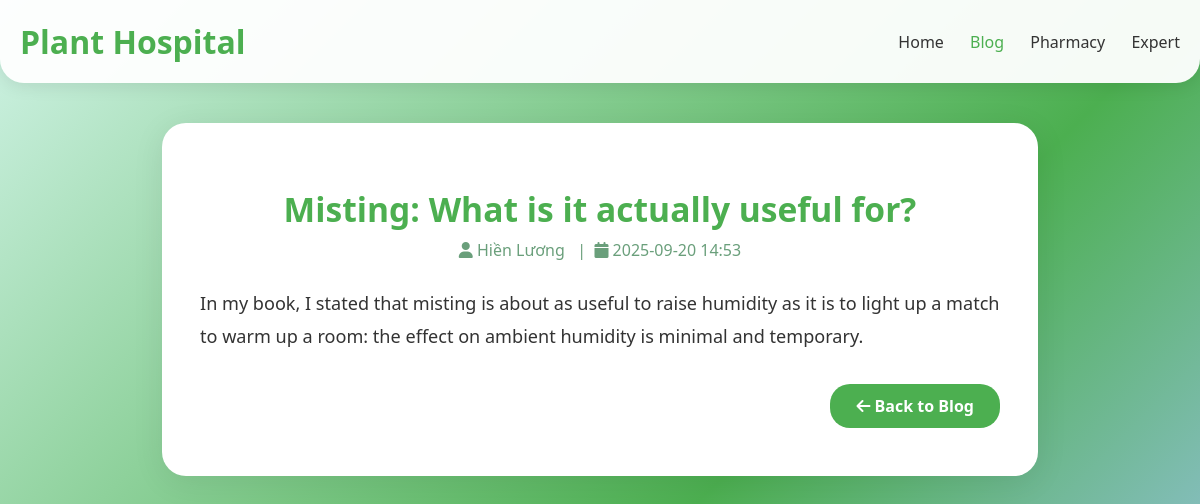
The app's page /blog/4 with its own data.
### tables this page shows
CREATE TABLE post (
  id INTEGER PRIMARY KEY AUTOINCREMENT,
  author_id INTEGER NOT NULL,
  created TIMESTAMP NOT NULL DEFAULT CURRENT_TIMESTAMP,
  title TEXT NOT NULL,
  body TEXT NOT NULL,
  FOREIGN KEY (author_id) REFERENCES user (id)
);

CREATE TABLE user (
  id INTEGER PRIMARY KEY AUTOINCREMENT,
  username TEXT UNIQUE NOT NULL,
  email TEXT UNIQUE NOT NULL,
  password TEXT NOT NULL,
  created_at TIMESTAMP NOT NULL DEFAULT CURRENT_TIMESTAMP
);

### flaskr/blog.py (the view)
@bp.route('/<int:id>')
def detail(id):
    db = get_db()
    post = db.execute(
        'SELECT p.id, title, body, created, username'
        ' FROM post p JOIN user u ON p.author_id = u.id'
        ' WHERE p.id = ?', (id,)
    ).fetchone()
    if post is None:
        return "Not found", 404
    return render_template('blog/detail.html', post=post)

### flaskr/auth.py (called while the page is built)
@bp.before_app_request
def load_logged_in_user():
    user_id = session.get('user_id')
    if user_id is None:
        g.user = None
    else:
        g.user = get_db().execute(
            'SELECT * FROM user WHERE id = ?', (user_id,)
        ).fetchone()

### flaskr/db.py (called while the page is built)
def get_db():
    if 'db' not in g:
        g.db = sqlite3.connect(
            current_app.config['DATABASE'],
            detect_types=sqlite3.PARSE_DECLTYPES
        )
        g.db.row_factory = sqlite3.Row
    return g.db

### flaskr/templates/blog/detail.html (shortened to what this page needs)
<!DOCTYPE html>
<html lang="en">
  <head>
    <link
      rel="stylesheet"
      href="https://cdnjs.cloudflare.com/ajax/libs/font-awesome/6.0.0-beta3/css/all.min.css"
    />
  </head>
  <body>
    <header class="blog-header">
      <div class="container">
        <div class="logo">
          <h1>Plant Hospital</h1>
        </div>
        <nav class="blog-nav">
          <a href="{{ url_for('home') }}">Home</a>
          <a href="{{ url_for('blog.index') }}" class="active">Blog</a>
          <a href="{{ url_for('pharmacy') }}">Pharmacy</a>
          <a href="{{ url_for('expert_consultation') }}">Expert</a>
        </nav>
      </div>
    </header>
    <div class="main-content">
      <h2 class="post-title">{{ post['title'] }}</h2>
      <div class="post-meta">
        <i class="fas fa-user"></i> {{ post['username'] }} &nbsp;&nbsp;|&nbsp;
        <i class="fas fa-calendar"></i> {{ post['created'].strftime('%Y-%m-%d
        %H:%M') if post['created'] }}
      </div>
      <div class="post-body">{{ post['body'] }}</div>
      <div class="post-actions">
        <a href="{{ url_for('blog.index') }}" class="btn-back">
          <i class="fas fa-arrow-left"></i> Back to Blog
        </a>
      </div>
    </div>
  </body>
</html>

### flaskr/templates/blog/detail.html (style rules this page uses)
body { font-family: "Segoe UI", Tahoma, Geneva, Verdana, sans-serif; background: linear-gradient( 135deg, #d0f3e6 0%, #4caf50 60%, #a2c5f4 100% ); min-height: 100vh; margin: 0; color: #333; }
.blog-header { background: rgba(255, 255, 255, 0.95); padding: 20px 0; box-shadow: 0 2px 18px rgba(0, 0, 0, 0.1); border-radius: 0 0 24px 24px; position: sticky; top: 0; z-index: 100; }
.blog-header .container { display: flex; justify-content: space-between; align-items: center; max-width: 1200px; margin: 0 auto; padding: 0 20px; }
.logo h1 { color: #4caf50; font-size: 2rem; font-weight: 700; margin: 0; }
.blog-nav a { color: #333; text-decoration: none; margin-left: 22px; font-weight: 500; transition: color 0.2s; }
.blog-nav a.active, .blog-nav a:hover { color: #4caf50; }
.main-content { max-width: 800px; margin: 40px auto 0 auto; background: white; border-radius: 24px; box-shadow: 0 6px 32px rgba(0, 0, 0, 0.08); padding: 38px 38px 48px 38px; }
.post-title { color: #4caf50; font-size: 2.1rem; font-weight: 700; margin-bottom: 10px; text-align: center; line-height: 1.2; }
.post-meta { text-align: center; color: #6a9f7b; margin-bottom: 26px; font-size: 1rem; }
.post-body { color: #333; font-size: 1.13rem; line-height: 1.8; white-space: pre-line; margin-bottom: 32px; }
.post-actions { text-align: right; margin-top: 20px; }
.btn-back { background: #4caf50; color: white; border: none; border-radius: 20px; padding: 11px 26px; font-weight: 600; font-size: 1rem; cursor: pointer; transition: background 0.22s; text-decoration: none; display: inline-block; }

### records on screen
post: title "Misting: What is it actually useful for?", created "2025-09-20 14:53", body "In my book, I stated that misting is about as useful to raise humidity as it is to light up a match to warm up a room: the effect on ambient humidity is minimal and temporary."
user: username "Hiền Lương"
